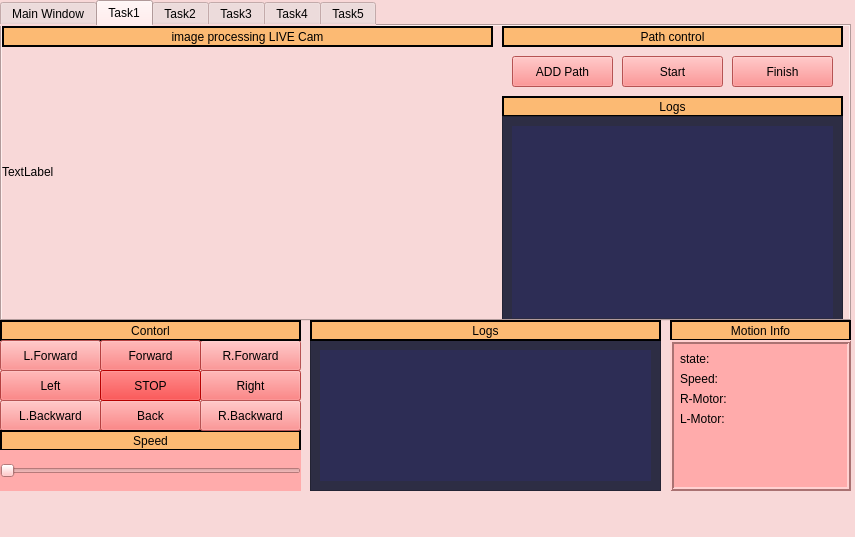
<?xml version="1.0" encoding="UTF-8"?>
<ui version="4.0">
 <class>GuI_tabs</class>
 <widget class="QMainWindow" name="GuI_tabs">
  <property name="geometry">
   <rect>
    <x>0</x>
    <y>0</y>
    <width>855</width>
    <height>537</height>
   </rect>
  </property>
  <property name="windowTitle">
   <string>MainWindow</string>
  </property>
  <property name="styleSheet">
   <string notr="true">background-color: rgb(248, 216, 216)</string>
  </property>
  <widget class="QWidget" name="centralwidget">
   <widget class="QTabWidget" name="tabWidget">
    <property name="geometry">
     <rect>
      <x>0</x>
      <y>0</y>
      <width>851</width>
      <height>321</height>
     </rect>
    </property>
    <property name="styleSheet">
     <string notr="true">background-color: rgb(248, 216, 216)</string>
    </property>
    <property name="tabPosition">
     <enum>QTabWidget::North</enum>
    </property>
    <property name="currentIndex">
     <number>1</number>
    </property>
    <property name="documentMode">
     <bool>false</bool>
    </property>
    <property name="movable">
     <bool>true</bool>
    </property>
    <widget class="QWidget" name="tab">
     <attribute name="title">
      <string>Main Window</string>
     </attribute>
     <widget class="QLabel" name="Live_camera_videoLable">
      <property name="geometry">
       <rect>
        <x>0</x>
        <y>20</y>
        <width>481</width>
        <height>271</height>
       </rect>
      </property>
      <property name="text">
       <string>TextLabel</string>
      </property>
     </widget>
     <widget class="QLabel" name="Navigation_label">
      <property name="geometry">
       <rect>
        <x>490</x>
        <y>0</y>
        <width>351</width>
        <height>21</height>
       </rect>
      </property>
      <property name="styleSheet">
       <string notr="true">background-color: rgb(252, 186, 115)</string>
      </property>
      <property name="frameShape">
       <enum>QFrame::Box</enum>
      </property>
      <property name="lineWidth">
       <number>2</number>
      </property>
      <property name="text">
       <string>Navigation</string>
      </property>
      <property name="alignment">
       <set>Qt::AlignCenter</set>
      </property>
     </widget>
     <widget class="QLabel" name="LiveCamera_label">
      <property name="geometry">
       <rect>
        <x>0</x>
        <y>0</y>
        <width>481</width>
        <height>21</height>
       </rect>
      </property>
      <property name="styleSheet">
       <string notr="true">background-color: rgb(252, 186, 115)</string>
      </property>
      <property name="frameShape">
       <enum>QFrame::Box</enum>
      </property>
      <property name="lineWidth">
       <number>2</number>
      </property>
      <property name="text">
       <string>Live Camera</string>
      </property>
      <property name="textFormat">
       <enum>Qt::AutoText</enum>
      </property>
      <property name="scaledContents">
       <bool>false</bool>
      </property>
      <property name="alignment">
       <set>Qt::AlignCenter</set>
      </property>
      <property name="openExternalLinks">
       <bool>false</bool>
      </property>
     </widget>
    </widget>
    <widget class="QWidget" name="tab_4">
     <attribute name="title">
      <string>Task1</string>
     </attribute>
     <widget class="QLabel" name="Live_camera_videoLable2">
      <property name="geometry">
       <rect>
        <x>0</x>
        <y>10</y>
        <width>481</width>
        <height>271</height>
       </rect>
      </property>
      <property name="text">
       <string>TextLabel</string>
      </property>
     </widget>
     <widget class="QPushButton" name="Finish_lable_2">
      <property name="geometry">
       <rect>
        <x>730</x>
        <y>30</y>
        <width>101</width>
        <height>31</height>
       </rect>
      </property>
      <property name="styleSheet">
       <string notr="true">background-color: rgb(255, 116, 116)</string>
      </property>
      <property name="text">
       <string>Finish</string>
      </property>
     </widget>
     <widget class="QPushButton" name="Start_lable">
      <property name="geometry">
       <rect>
        <x>620</x>
        <y>30</y>
        <width>101</width>
        <height>31</height>
       </rect>
      </property>
      <property name="styleSheet">
       <string notr="true">background-color: rgb(255, 116, 116)</string>
      </property>
      <property name="text">
       <string>Start</string>
      </property>
     </widget>
     <widget class="QLabel" name="img_liveCam">
      <property name="geometry">
       <rect>
        <x>0</x>
        <y>0</y>
        <width>491</width>
        <height>21</height>
       </rect>
      </property>
      <property name="styleSheet">
       <string notr="true">background-color: rgb(252, 186, 115)</string>
      </property>
      <property name="frameShape">
       <enum>QFrame::Box</enum>
      </property>
      <property name="lineWidth">
       <number>2</number>
      </property>
      <property name="text">
       <string>image processing LIVE Cam</string>
      </property>
      <property name="textFormat">
       <enum>Qt::AutoText</enum>
      </property>
      <property name="scaledContents">
       <bool>false</bool>
      </property>
      <property name="alignment">
       <set>Qt::AlignCenter</set>
      </property>
      <property name="openExternalLinks">
       <bool>false</bool>
      </property>
     </widget>
     <widget class="QPushButton" name="ADD_path_lable">
      <property name="geometry">
       <rect>
        <x>510</x>
        <y>30</y>
        <width>101</width>
        <height>31</height>
       </rect>
      </property>
      <property name="styleSheet">
       <string notr="true">background-color: rgb(255, 116, 116)</string>
      </property>
      <property name="text">
       <string>ADD Path</string>
      </property>
     </widget>
     <widget class="QLabel" name="Path_control">
      <property name="geometry">
       <rect>
        <x>500</x>
        <y>0</y>
        <width>341</width>
        <height>21</height>
       </rect>
      </property>
      <property name="styleSheet">
       <string notr="true">background-color: rgb(252, 186, 115)</string>
      </property>
      <property name="frameShape">
       <enum>QFrame::Box</enum>
      </property>
      <property name="lineWidth">
       <number>2</number>
      </property>
      <property name="text">
       <string>Path control</string>
      </property>
      <property name="textFormat">
       <enum>Qt::AutoText</enum>
      </property>
      <property name="scaledContents">
       <bool>false</bool>
      </property>
      <property name="alignment">
       <set>Qt::AlignCenter</set>
      </property>
      <property name="openExternalLinks">
       <bool>false</bool>
      </property>
     </widget>
     <widget class="QLabel" name="Logs_label_2">
      <property name="geometry">
       <rect>
        <x>500</x>
        <y>70</y>
        <width>341</width>
        <height>21</height>
       </rect>
      </property>
      <property name="styleSheet">
       <string notr="true">background-color: rgb(252, 186, 115)</string>
      </property>
      <property name="frameShape">
       <enum>QFrame::Box</enum>
      </property>
      <property name="lineWidth">
       <number>2</number>
      </property>
      <property name="text">
       <string>Logs</string>
      </property>
      <property name="alignment">
       <set>Qt::AlignCenter</set>
      </property>
     </widget>
     <widget class="QScrollArea" name="scrollAreaLogs_Task1">
      <property name="geometry">
       <rect>
        <x>500</x>
        <y>90</y>
        <width>341</width>
        <height>212</height>
       </rect>
      </property>
      <property name="styleSheet">
       <string notr="true">background-color: rgb(45,45,68)</string>
      </property>
      <property name="widgetResizable">
       <bool>true</bool>
      </property>
      <widget class="QWidget" name="scrollAreaWidgetContents_6">
       <property name="geometry">
        <rect>
         <x>0</x>
         <y>0</y>
         <width>339</width>
         <height>210</height>
        </rect>
       </property>
       <layout class="QVBoxLayout" name="verticalLayout_6">
        <item>
         <widget class="QTextEdit" name="textEdit_LogsTask1">
          <property name="styleSheet">
           <string notr="true">
    color: white;
background-color: rgb(45,45,85)</string>
          </property>
          <property name="frameShape">
           <enum>QFrame::NoFrame</enum>
          </property>
          <property name="verticalScrollBarPolicy">
           <enum>Qt::ScrollBarAsNeeded</enum>
          </property>
         </widget>
        </item>
       </layout>
      </widget>
     </widget>
    </widget>
    <widget class="QWidget" name="tab_2">
     <attribute name="title">
      <string>Task2</string>
     </attribute>
    </widget>
    <widget class="QWidget" name="tab_3">
     <attribute name="title">
      <string>Task3</string>
     </attribute>
    </widget>
    <widget class="QWidget" name="tab_5">
     <attribute name="title">
      <string>Task4</string>
     </attribute>
    </widget>
    <widget class="QWidget" name="tab_6">
     <attribute name="title">
      <string>Task5</string>
     </attribute>
    </widget>
   </widget>
   <widget class="QPushButton" name="Left_PushB">
    <property name="geometry">
     <rect>
      <x>0</x>
      <y>370</y>
      <width>101</width>
      <height>31</height>
     </rect>
    </property>
    <property name="styleSheet">
     <string notr="true">background-color: rgb(254, 88, 88)</string>
    </property>
    <property name="text">
     <string>Left</string>
    </property>
   </widget>
   <widget class="QLabel" name="label_6">
    <property name="geometry">
     <rect>
      <x>670</x>
      <y>320</y>
      <width>181</width>
      <height>21</height>
     </rect>
    </property>
    <property name="styleSheet">
     <string notr="true">background-color: rgb(252, 186, 115)</string>
    </property>
    <property name="frameShape">
     <enum>QFrame::Box</enum>
    </property>
    <property name="lineWidth">
     <number>2</number>
    </property>
    <property name="text">
     <string>Motion Info</string>
    </property>
    <property name="alignment">
     <set>Qt::AlignCenter</set>
    </property>
   </widget>
   <widget class="QPushButton" name="R_Forward_PushB">
    <property name="geometry">
     <rect>
      <x>200</x>
      <y>340</y>
      <width>101</width>
      <height>31</height>
     </rect>
    </property>
    <property name="styleSheet">
     <string notr="true">background-color: rgb(255, 116, 116)</string>
    </property>
    <property name="text">
     <string>R.Forward</string>
    </property>
   </widget>
   <widget class="QScrollArea" name="scrollAreaLogs_mian">
    <property name="geometry">
     <rect>
      <x>310</x>
      <y>340</y>
      <width>351</width>
      <height>151</height>
     </rect>
    </property>
    <property name="styleSheet">
     <string notr="true">background-color: rgb(45,45,68)</string>
    </property>
    <property name="widgetResizable">
     <bool>true</bool>
    </property>
    <widget class="QWidget" name="scrollAreaWidgetContents_5">
     <property name="geometry">
      <rect>
       <x>0</x>
       <y>0</y>
       <width>349</width>
       <height>149</height>
      </rect>
     </property>
     <layout class="QVBoxLayout" name="verticalLayout_5">
      <item>
       <widget class="QTextEdit" name="textEdit_LogsMain">
        <property name="styleSheet">
         <string notr="true">
    color: white;
background-color: rgb(45,45,85)</string>
        </property>
        <property name="frameShape">
         <enum>QFrame::NoFrame</enum>
        </property>
        <property name="verticalScrollBarPolicy">
         <enum>Qt::ScrollBarAsNeeded</enum>
        </property>
       </widget>
      </item>
     </layout>
    </widget>
   </widget>
   <widget class="QFrame" name="frame">
    <property name="geometry">
     <rect>
      <x>670</x>
      <y>340</y>
      <width>181</width>
      <height>151</height>
     </rect>
    </property>
    <property name="styleSheet">
     <string notr="true">background-color: rgb(255, 171, 171)</string>
    </property>
    <property name="frameShape">
     <enum>QFrame::Box</enum>
    </property>
    <property name="frameShadow">
     <enum>QFrame::Raised</enum>
    </property>
    <property name="lineWidth">
     <number>2</number>
    </property>
    <widget class="QLabel" name="speedLabel_4">
     <property name="geometry">
      <rect>
       <x>10</x>
       <y>30</y>
       <width>67</width>
       <height>17</height>
      </rect>
     </property>
     <property name="text">
      <string>Speed: </string>
     </property>
    </widget>
    <widget class="QLabel" name="state_lable_4">
     <property name="geometry">
      <rect>
       <x>10</x>
       <y>10</y>
       <width>67</width>
       <height>17</height>
      </rect>
     </property>
     <property name="text">
      <string>state: </string>
     </property>
    </widget>
    <widget class="QLabel" name="R_motorLable_4">
     <property name="geometry">
      <rect>
       <x>10</x>
       <y>50</y>
       <width>67</width>
       <height>17</height>
      </rect>
     </property>
     <property name="text">
      <string>R-Motor:</string>
     </property>
    </widget>
    <widget class="QLabel" name="L_motorLable_4">
     <property name="geometry">
      <rect>
       <x>10</x>
       <y>70</y>
       <width>67</width>
       <height>17</height>
      </rect>
     </property>
     <property name="text">
      <string>L-Motor:</string>
     </property>
    </widget>
   </widget>
   <widget class="QLabel" name="Contorl_label">
    <property name="geometry">
     <rect>
      <x>0</x>
      <y>320</y>
      <width>301</width>
      <height>21</height>
     </rect>
    </property>
    <property name="styleSheet">
     <string notr="true">background-color: rgb(252, 186, 115)</string>
    </property>
    <property name="frameShape">
     <enum>QFrame::Box</enum>
    </property>
    <property name="lineWidth">
     <number>2</number>
    </property>
    <property name="text">
     <string>Contorl</string>
    </property>
    <property name="alignment">
     <set>Qt::AlignCenter</set>
    </property>
   </widget>
   <widget class="QPushButton" name="L_Back_PushB">
    <property name="geometry">
     <rect>
      <x>0</x>
      <y>400</y>
      <width>101</width>
      <height>31</height>
     </rect>
    </property>
    <property name="styleSheet">
     <string notr="true">background-color: rgb(255, 116, 116)</string>
    </property>
    <property name="text">
     <string>L.Backward</string>
    </property>
   </widget>
   <widget class="QPushButton" name="l_froward_PushB">
    <property name="geometry">
     <rect>
      <x>0</x>
      <y>340</y>
      <width>101</width>
      <height>31</height>
     </rect>
    </property>
    <property name="styleSheet">
     <string notr="true">background-color: rgb(255, 116, 116)</string>
    </property>
    <property name="text">
     <string>L.Forward</string>
    </property>
   </widget>
   <widget class="QPushButton" name="Right_PushB">
    <property name="geometry">
     <rect>
      <x>200</x>
      <y>370</y>
      <width>101</width>
      <height>31</height>
     </rect>
    </property>
    <property name="styleSheet">
     <string notr="true">background-color: rgb(254, 88, 88)</string>
    </property>
    <property name="text">
     <string>Right</string>
    </property>
   </widget>
   <widget class="QPushButton" name="Back_PushB">
    <property name="geometry">
     <rect>
      <x>100</x>
      <y>400</y>
      <width>101</width>
      <height>31</height>
     </rect>
    </property>
    <property name="styleSheet">
     <string notr="true">background-color: rgb(254, 88, 88)</string>
    </property>
    <property name="text">
     <string>Back</string>
    </property>
   </widget>
   <widget class="QLabel" name="Speed_label">
    <property name="geometry">
     <rect>
      <x>0</x>
      <y>430</y>
      <width>301</width>
      <height>21</height>
     </rect>
    </property>
    <property name="styleSheet">
     <string notr="true">background-color: rgb(252, 186, 115)</string>
    </property>
    <property name="frameShape">
     <enum>QFrame::Box</enum>
    </property>
    <property name="lineWidth">
     <number>2</number>
    </property>
    <property name="text">
     <string>Speed</string>
    </property>
    <property name="alignment">
     <set>Qt::AlignCenter</set>
    </property>
   </widget>
   <widget class="QPushButton" name="Forward_PushB">
    <property name="geometry">
     <rect>
      <x>100</x>
      <y>340</y>
      <width>101</width>
      <height>31</height>
     </rect>
    </property>
    <property name="styleSheet">
     <string notr="true">background-color: rgb(254, 88, 88)</string>
    </property>
    <property name="text">
     <string>Forward</string>
    </property>
   </widget>
   <widget class="QLabel" name="Logs_label">
    <property name="geometry">
     <rect>
      <x>310</x>
      <y>320</y>
      <width>351</width>
      <height>21</height>
     </rect>
    </property>
    <property name="styleSheet">
     <string notr="true">background-color: rgb(252, 186, 115)</string>
    </property>
    <property name="frameShape">
     <enum>QFrame::Box</enum>
    </property>
    <property name="lineWidth">
     <number>2</number>
    </property>
    <property name="text">
     <string>Logs</string>
    </property>
    <property name="alignment">
     <set>Qt::AlignCenter</set>
    </property>
   </widget>
   <widget class="QPushButton" name="STOP_PushB">
    <property name="geometry">
     <rect>
      <x>100</x>
      <y>370</y>
      <width>101</width>
      <height>31</height>
     </rect>
    </property>
    <property name="styleSheet">
     <string notr="true">background-color: rgb(255, 0, 0)</string>
    </property>
    <property name="text">
     <string>STOP</string>
    </property>
   </widget>
   <widget class="QSlider" name="horizontalSlider_speed">
    <property name="geometry">
     <rect>
      <x>0</x>
      <y>450</y>
      <width>301</width>
      <height>41</height>
     </rect>
    </property>
    <property name="styleSheet">
     <string notr="true">background-color: rgb(255, 171, 171)</string>
    </property>
    <property name="orientation">
     <enum>Qt::Horizontal</enum>
    </property>
   </widget>
   <widget class="QPushButton" name="R_Back_PushB">
    <property name="geometry">
     <rect>
      <x>200</x>
      <y>400</y>
      <width>101</width>
      <height>31</height>
     </rect>
    </property>
    <property name="styleSheet">
     <string notr="true">background-color: rgb(255, 116, 116)</string>
    </property>
    <property name="text">
     <string>R.Backward</string>
    </property>
   </widget>
  </widget>
  <widget class="QMenuBar" name="menubar">
   <property name="geometry">
    <rect>
     <x>0</x>
     <y>0</y>
     <width>855</width>
     <height>22</height>
    </rect>
   </property>
  </widget>
  <widget class="QStatusBar" name="statusbar"/>
 </widget>
 <resources/>
 <connections/>
</ui>
